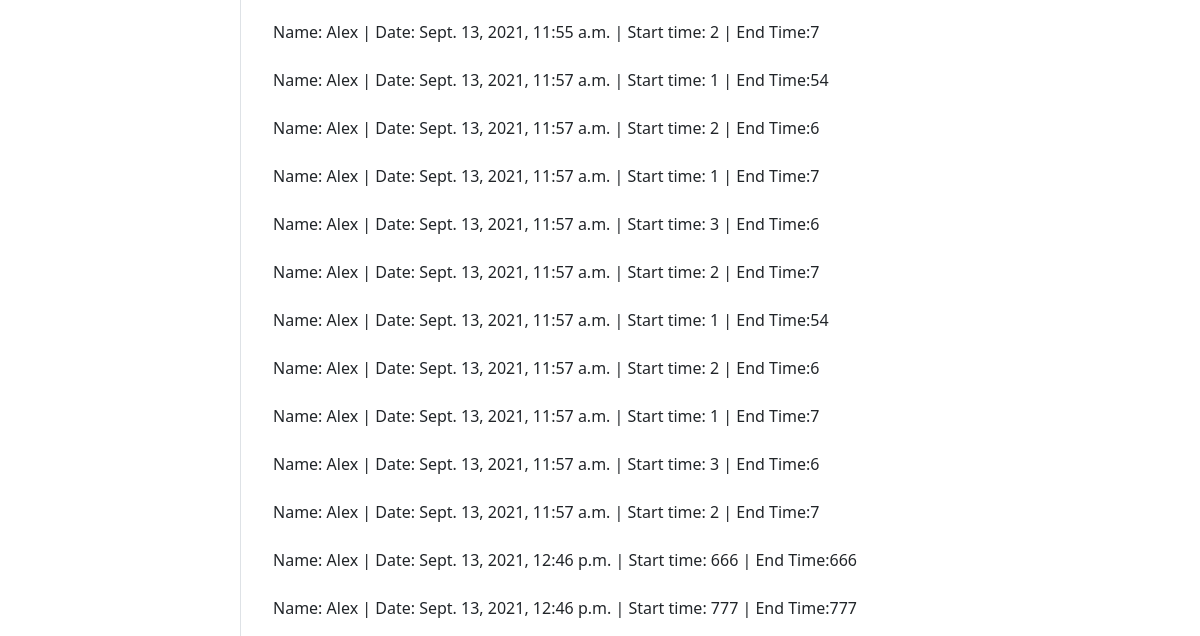
The app's page /core/reports/ (lower part), older data.
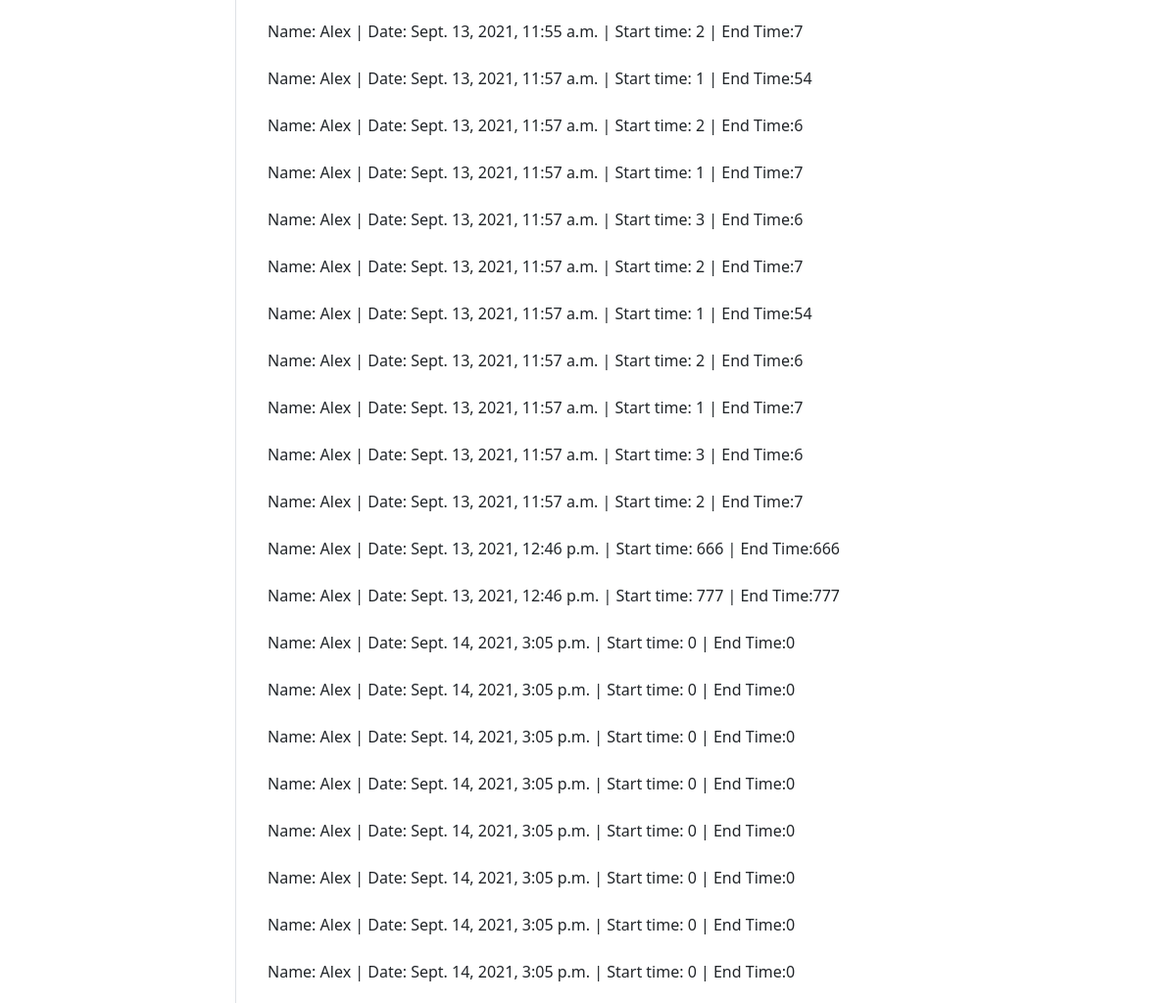
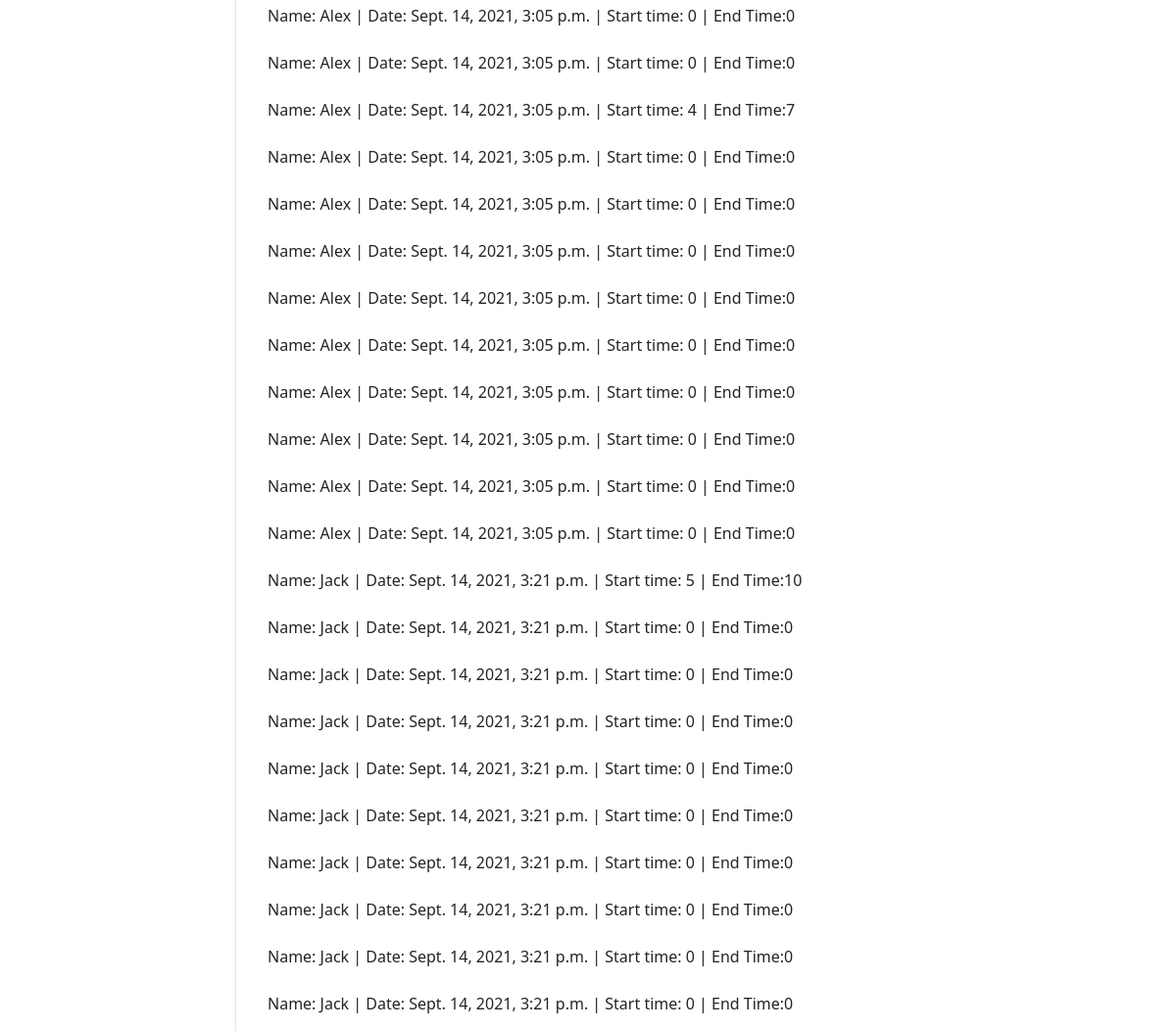
The same page, newer data (2 pictures, top to bottom).
### core/models.py (models this page shows, shortened)
class WorkEntry(models.Model):
    HC_CHOICES = (('A', 'AMCO'), ('F', 'FPB'))
    doctor_id = models.ForeignKey(User, on_delete=CASCADE)
    date = models.DateTimeField(auto_now_add=True)
    start_time = models.IntegerField(null= True, default=0)
    end_time = models.IntegerField(null = True, default = 0)
    hourscode = models.CharField(choices = HC_CHOICES, max_length = 4, default = 'AMCO')
    location = models.ForeignKey(Location, on_delete=CASCADE, default=2)

class User(models.Model):
    firstName = models.CharField( max_length=50, null= False)
    lastName = models.CharField( max_length=100, null= False)
    description = models.CharField(max_length=500 , null = True)
    email = models.EmailField( max_length = 254, null=True)
    user = models.ForeignKey(User, on_delete = CASCADE, default = 1 )
    email_conf = models.BooleanField(default = False) # if its admin a
    def __str__(self):
        return self.firstName

### core/views.py (the view)
# urls.py: path('reports/', reports_page , name='reports'),
def reports_page(request):
    entries = WorkEntry.objects.all()
    filter = WorkEntryFilter(request.GET, queryset=entries)
    entries = filter.qs
    context = {
        'entries': entries,
        'filter': filter
    }
    return render(request, 'reports.html', context)

### core/models.py (called while the page is built)
    def __str__(self):
        return self.name

### core/templates/reports.html (shortened to what this page needs)
{% extends 'main.html'%}
{% block content %}
<div>
    <ul>
        {% for entry in entries %}
            <br>Name: {{ entry.doctor_id }} | Date: {{ entry.date }} | Start time: {{ entry.start_time }} | End Time:{{ entry.end_time }}</br>
            {% endfor %}
  </ul>
</div>
{% endblock content %}

Row changes from the older to the newer data that the page shows:
added WorkEntry: doctor_id "Alex", date "Sept. 14, 2021, 3:05 p.m.", start_time "0", end_time "0"
added WorkEntry: doctor_id "Alex", date "Sept. 14, 2021, 3:05 p.m.", start_time "0", end_time "0"
added WorkEntry: doctor_id "Alex", date "Sept. 14, 2021, 3:05 p.m.", start_time "0", end_time "0"
added WorkEntry: doctor_id "Alex", date "Sept. 14, 2021, 3:05 p.m.", start_time "0", end_time "0"
added WorkEntry: doctor_id "Alex", date "Sept. 14, 2021, 3:05 p.m.", start_time "0", end_time "0"
added WorkEntry: doctor_id "Alex", date "Sept. 14, 2021, 3:05 p.m.", start_time "0", end_time "0"
added WorkEntry: doctor_id "Alex", date "Sept. 14, 2021, 3:05 p.m.", start_time "0", end_time "0"
added WorkEntry: doctor_id "Alex", date "Sept. 14, 2021, 3:05 p.m.", start_time "0", end_time "0"
added WorkEntry: doctor_id "Alex", date "Sept. 14, 2021, 3:05 p.m.", start_time "0", end_time "0"
added WorkEntry: doctor_id "Alex", date "Sept. 14, 2021, 3:05 p.m.", start_time "0", end_time "0"
added WorkEntry: doctor_id "Alex", date "Sept. 14, 2021, 3:05 p.m.", start_time "4", end_time "7"
added WorkEntry: doctor_id "Alex", date "Sept. 14, 2021, 3:05 p.m.", start_time "0", end_time "0"
added WorkEntry: doctor_id "Alex", date "Sept. 14, 2021, 3:05 p.m.", start_time "0", end_time "0"
added WorkEntry: doctor_id "Alex", date "Sept. 14, 2021, 3:05 p.m.", start_time "0", end_time "0"
added WorkEntry: doctor_id "Alex", date "Sept. 14, 2021, 3:05 p.m.", start_time "0", end_time "0"
added WorkEntry: doctor_id "Alex", date "Sept. 14, 2021, 3:05 p.m.", start_time "0", end_time "0"
added WorkEntry: doctor_id "Alex", date "Sept. 14, 2021, 3:05 p.m.", start_time "0", end_time "0"
added WorkEntry: doctor_id "Alex", date "Sept. 14, 2021, 3:05 p.m.", start_time "0", end_time "0"
added WorkEntry: doctor_id "Alex", date "Sept. 14, 2021, 3:05 p.m.", start_time "0", end_time "0"
added WorkEntry: doctor_id "Alex", date "Sept. 14, 2021, 3:05 p.m.", start_time "0", end_time "0"
added WorkEntry: doctor_id "Jack", date "Sept. 14, 2021, 3:21 p.m.", start_time "5", end_time "10"
added WorkEntry: doctor_id "Jack", date "Sept. 14, 2021, 3:21 p.m.", start_time "0", end_time "0"
added WorkEntry: doctor_id "Jack", date "Sept. 14, 2021, 3:21 p.m.", start_time "0", end_time "0"
added WorkEntry: doctor_id "Jack", date "Sept. 14, 2021, 3:21 p.m.", start_time "0", end_time "0"
added WorkEntry: doctor_id "Jack", date "Sept. 14, 2021, 3:21 p.m.", start_time "0", end_time "0"
added WorkEntry: doctor_id "Jack", date "Sept. 14, 2021, 3:21 p.m.", start_time "0", end_time "0"
added WorkEntry: doctor_id "Jack", date "Sept. 14, 2021, 3:21 p.m.", start_time "0", end_time "0"
added WorkEntry: doctor_id "Jack", date "Sept. 14, 2021, 3:21 p.m.", start_time "0", end_time "0"
added WorkEntry: doctor_id "Jack", date "Sept. 14, 2021, 3:21 p.m.", start_time "0", end_time "0"
added WorkEntry: doctor_id "Jack", date "Sept. 14, 2021, 3:21 p.m.", start_time "0", end_time "0"
